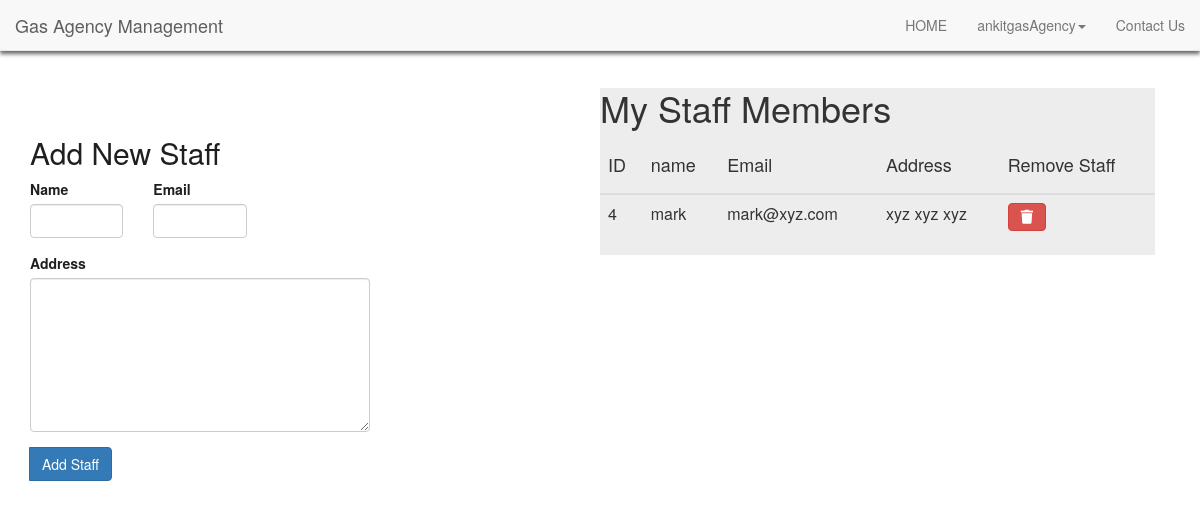
Screenshot of /manageStaff.php (signed in) with the database file from the repository.
### tables this page shows
CREATE TABLE `staff` (
  `id` int(11) NOT NULL,
  `name` varchar(15) NOT NULL,
  `agency` varchar(15) NOT NULL,
  `email` varchar(20) NOT NULL,
  `address` varchar(200) NOT NULL
);

### manageStaff.php (the view, shortened to what this page needs)
<html>
    <head>
<link href="css/simpleGridTemplate.css" rel="stylesheet" type="text/css">
<link href="css/bootstrap.css" rel="stylesheet" type="text/css">
<link href="css/Animate.css" rel="stylesheet" type="text/css">
<link rel="stylesheet" href="https://use.fontawesome.com/releases/v5.3.1/css/all.css">
<link rel="stylesheet" href="css/bootstrap.min.css">
<link href="css/Animate.css" rel="stylesheet" type="text/css">
<link href="css/animate.min.css" rel="stylesheet" type="text/css">
    </head>
    <body style="background-image: url(images/bg3.jpg); background-size: cover;">
        <?php
        include 'navBar.php';
         ?>
        <div class="container-fluid" style="margin-top:5%; ">
            <div class="row" style="width:100%;">
                <div class="col-md-6">
                    <div class="container-fluid" style="margin-top: 10%;">
        <div class="row justify-content-center">
            <div class="media-container-column col-lg-8" data-form-type="formoid" style=" color:#1f1f1f;">
            <h2>Add New Staff</h2>
                <form class="mbr-form" action="manageStaff.php" method="post" >
                        <div class="row row-sm-offset">
                            <div class="col-md-4 multi-horizontal" data-for="name">
                                <div class="form-group">
                                    <label class="form-control-label mbr-fonts-style display-7" for="name-form1-4t">Name</label>
                                    <input type="text" class="form-control" name="sname" data-form-field="Name" required="" id="name-form1-4t">
                                </div>
                            </div>
                            <div class="col-md-4 multi-horizontal" data-for="email">
                                <div class="form-group">
                                    <label class="form-control-label mbr-fonts-style display-7" for="email-form1-4t">Email</label>
                                    <input type="email" class="form-control" name="semail"  required="" >
                                </div>
                            </div>
                        </div>
                        <div class="form-group" data-for="address">
                            <label class="form-control-label mbr-fonts-style display-7" for="message-form1-4t">Address</label>
                            <textarea type="text" class="form-control" name="sAdd" rows="7"  ></textarea>
                        </div>
                        <span class="input-group-btn">
                            <button href="" type="submit" class="btn btn-primary btn-form display-4">Add Staff</button>
                        </span>
                    </form>
            </div>
        </div>
    </div>
                </div>
                <div class="col-md-6">
                    <div class="" style="margin-top:5%; width: 100%; background-color: rgba(225,225,225,0.6);">
        <h1> My Staff Members</h1>
<table class="table " >
	<thead>
		<tr>
			<th><h4>ID</h4></th>
			<th><h4>name</h4></th>
			<th><h4>Email</h4></th>
                        <th><h4>Address</h4></th>
			<th><h4>Remove Staff</h4></th>
		</tr>
	</thead>
	<tbody>
               <?php
                        include 'connect.php';
               $bid = $_SESSION["aid"];
                             $sql="select * from staff where agency = '$bid'";
                                 $appresult = $conn->query($sql);
                        if ($appresult->num_rows > 0) {
                             while($row = $appresult->fetch_assoc())
                                 {
                                 $id = $row['id'];
                                $email=$row['email'];
                                $name=$row['name'];
                                $address=$row['address'];
                                ?>
                                <tr>
                                    <td><?php echo $id;?></td>
                                    <td><?php echo $name;?></td>
                                    <td><?php echo $email;?></td>
                                    <td><?php echo $address;?></td>
                                    <td><form method="post" action="manageStaff.php">
                                                    <button type="submit" class="btn btn-danger" ><span class="fa fa-trash" ></span></button>
                                        </form></td>
                                </tr>
                                <?php
                                 }}
                              ?>
	</tbody>
</table>
        </div>
                </div>
            </div>
        </div>
    </body>
</html>

### rows the page displays
staff: id "4", name "mark", email "mark@xyz.com", address "xyz xyz xyz"

### other values shown
$myusername "ankitgasAgency"
